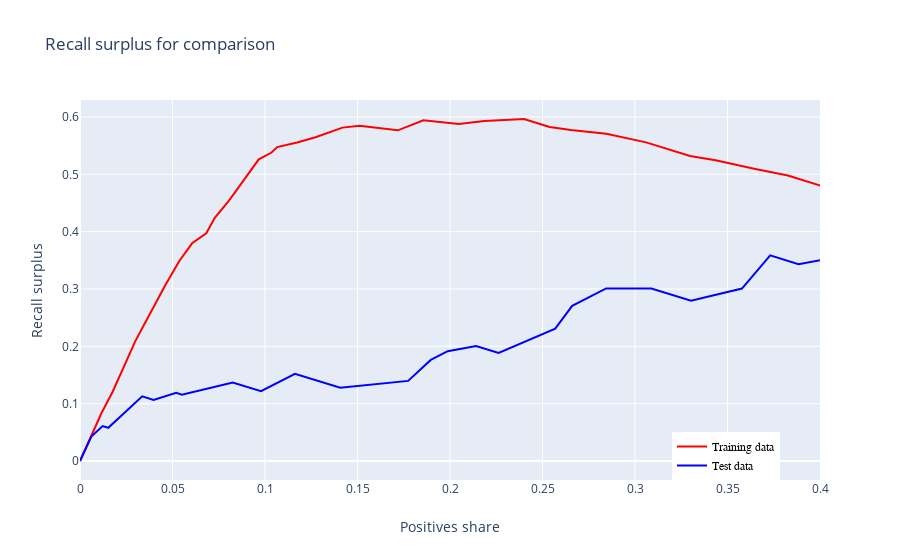

Notebook source saved alongside this figure:
### Code cell
plot_recall_surplus_train_test(rf_clf_pr_train,rf_clf_pr_test)
